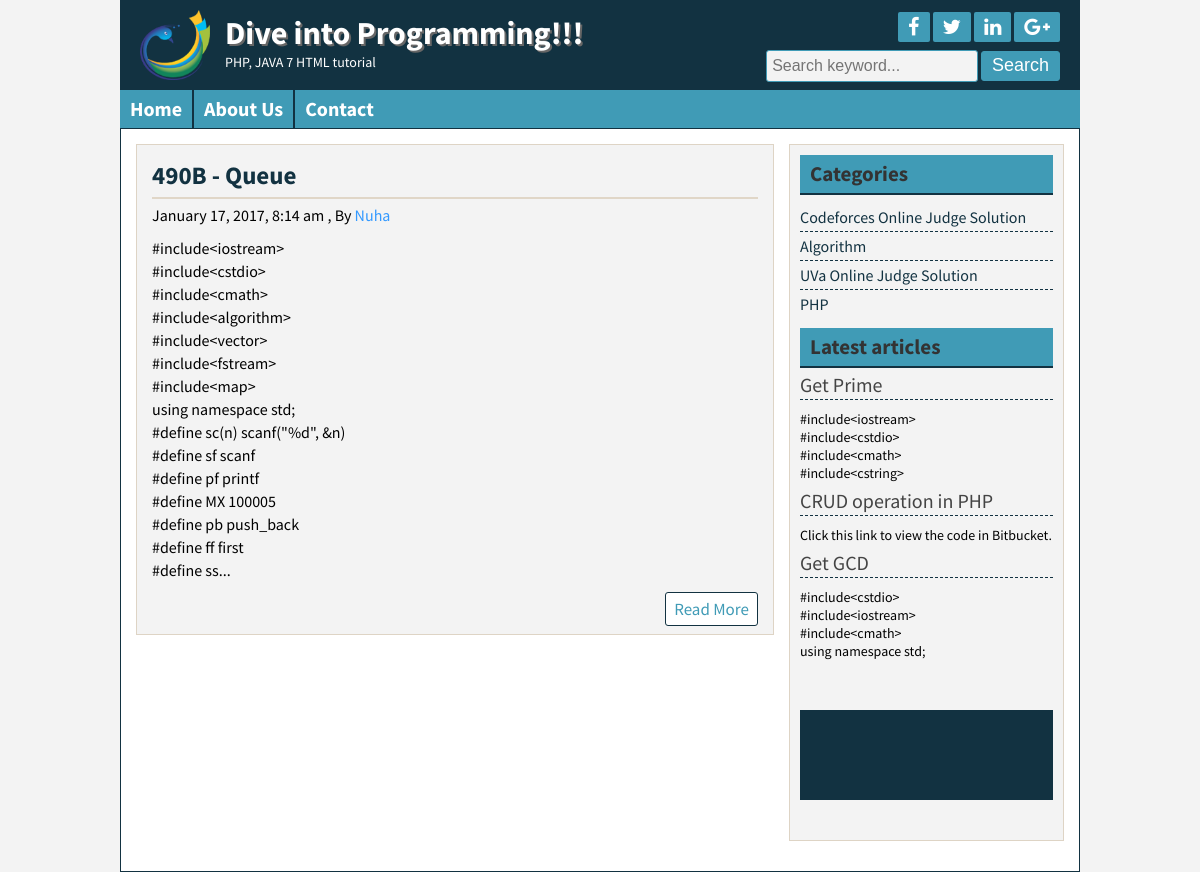
Page /Blog/posts.php?category=8 on the committed database.
### tables this page shows
CREATE TABLE `title_slogan` (
  `id` int(11) NOT NULL,
  `title` varchar(255) NOT NULL,
  `slogan` varchar(255) NOT NULL,
  `logo` varchar(255) NOT NULL
);

CREATE TABLE `tbl_social` (
  `id` int(11) NOT NULL,
  `fb` varchar(255) NOT NULL,
  `tw` varchar(255) NOT NULL,
  `ln` varchar(255) NOT NULL,
  `gp` varchar(255) NOT NULL
);

CREATE TABLE `tbl_page` (
  `id` int(11) NOT NULL,
  `name` varchar(255) NOT NULL,
  `body` text NOT NULL
);

CREATE TABLE `tbl_post` (
  `id` int(11) NOT NULL,
  `cat` int(11) NOT NULL,
  `title` varchar(255) NOT NULL,
  `body` text NOT NULL,
  `author` varchar(50) NOT NULL,
  `tags` varchar(255) NOT NULL,
  `date` timestamp NOT NULL DEFAULT CURRENT_TIMESTAMP
);

CREATE TABLE `tbl_catagory` (
  `id` int(11) NOT NULL,
  `name` varchar(50) NOT NULL
);

### Blog/lib/Database.php (called while the page is built, shortened)
<?php
Class Database{
	public $host   = DB_HOST;
	public $user   = DB_USER;
	public $pass   = DB_PASS;
	public $dbname = DB_NAME;
	public $link;
	private function connectDB(){
	$this->link = new mysqli($this->host, $this->user, $this->pass, $this->dbname);
 }
	public function select($query){
		$result = $this->link->query($query) or die($this->link->error.__LINE__);
		if($result->num_rows > 0){
			return $result;
		} else {
			return false;
		}
	}
}

### Blog/helpers/format.php (called while the page is built, shortened)
<?php
    class Format{
        public function formatDate($date){
           return date('F j, Y, g:i a', strtotime($date));
        }
        public function textShorten($text, $limit=400){
            $text = $text. " ";
            $text = substr($text, 0, $limit);
            $text = substr($text, 0, strrpos($text, ' '));
            $text = $text. "...";
            return $text;
        }
    }
?>

### Blog/posts.php (the view)
<?php
    include 'inc/header.php';
?>
<?php
    if ( !isset($_GET['category']) || $_GET['category'] == NULL ) {
        header("Location: 404.php");
    }else {
        $id = $_GET['category'];
    }
?>
<div class="contentsection contemplete clear">
    <div class="maincontent clear">
    <?php
        $query = "SELECT * FROM tbl_post where cat=$id";
        $post = $db->select($query);
        if ($post) {
            while ($result = $post->fetch_assoc()) {
    ?>
        <div class="samepost clear">
            <h2>
                <a href="post.php?id=<?php echo $result['id']; ?>"> <?php echo $result['title']; ?> </a>
            </h2>
            <h4>
                <?php echo $fm->formatDate($result['date']); ?> , By
                <a href="#"> <?php echo $result['author']; ?> </a>
            </h4>
            <?php echo $fm->textShorten($result['body']); ?>
            <div class="readmore clear">
                <a href="post.php?id=<?php echo $result['id']; ?>"> Read More </a>
            </div>
        </div>
        <?php } } else { ?>
            <h3> No post is available in this category! </h3>
        <?php  } ?>
<?php
    include 'inc/sidebar.php';
?>
<?php
    include 'inc/footer.php';
?>

### Blog/inc/header.php (shortened to what this page needs)
<?php
    include 'lib/Database.php';
    include 'helpers/format.php';
?>
<?php
    $db = new Database();
    $fm = new Format();
?>
<!DOCTYPE html>
<html>
<head>
    <link rel="stylesheet" href="font-awesome-4.5.0/css/font-awesome.css">
    <link rel="stylesheet" href="css/nivo-slider.css" type="text/css" media="screen" />
    <link rel="stylesheet" href="style.css">
</head>
<body>
    <div class="headersection templete clear">
        <a href="index.php">
            <div class="logo">
            <?php
                $query = "SELECT * FROM title_slogan WHERE id='1'";
                $blog_title = $db->select($query);
                if ($blog_title) {
                    while ( $result = $blog_title->fetch_assoc()) {
            ?>
                <img src="admin/<?php echo $result['logo'];?>" alt="Logo"/>
                <h2> <?php echo $result['title'];?> </h2>
                <p>  <?php echo $result['slogan'];?> </p>
            <?php } } ?>
            </div>
        </a>
        <div class="social clear">
            <div class="icon clear">
            <?php
                $query = "SELECT * FROM tbl_social WHERE id='1'";
                $socialmedia = $db->select($query);
                if ($socialmedia) {
                    while ( $result = $socialmedia->fetch_assoc()) {
            ?>
                <a href="<?php echo $result['fb']; ?>" target="_blank">
                    <i class="fa fa-facebook"></i></a>
                <a href="<?php echo $result['tw']; ?>" target="_blank">
                    <i class="fa fa-twitter"></i></a>
                <a href="<?php echo $result['ln']; ?>" target="_blank">
                    <i class="fa fa-linkedin"></i></a>
                <a href="<?php echo $result['gp']; ?>" target="_blank">
                    <i class="fa fa-google-plus"></i></a>
            <?php } } ?>
            </div>
            <div class="searchbtn clear">
            <form action="search.php" method="get">
                <input type="text" name="search" placeholder="Search keyword..."/>
                <input type="submit" name="submit" value="Search"/>
            </form>
            </div>
        </div>
    </div>
<div class="navsection templete">
    <?php
        $path = $_SERVER['SCRIPT_FILENAME'];
        $currentpage = basename($path, '.php');
    ?>
    <ul>
        <li><a
        <?php
            if ($currentpage == 'index' ) {
                echo 'id="active"';
            }
        ?>
        href="index.php">Home</a></li>
        <?php
            $query = "SELECT * FROM tbl_page";
            $pages = $db->select($query);
            if ($pages) {
                while ( $result = $pages->fetch_assoc()) {
        ?>
            <li>
            <a
            <?php
            if (isset($_GET['pageid']) && $_GET['pageid'] ==  $result['id'] ) {
                 echo 'id="active"';
             }
            ?>
                href="page.php?pageid=<?php echo $result['id'];?>">
                <?php echo $result['name'];?> </a>
            </li>
        <?php } } ?>
        <li><a
        <?php
            if ($currentpage == 'contact' ) {
                echo 'id="active"';
            }
        ?>
        href="contact.php">Contact</a></li>
    </ul>
</div>

### Blog/inc/sidebar.php (shortened to what this page needs)
</div>
<div class="sidebar clear">
    <div class="samesidebar clear">
        <h2>Categories</h2>
            <ul>
            <?php
                $query = "select * from tbl_catagory";
                $category = $db->select($query);
                if ($category) {
                    while ($result =  $category->fetch_assoc()) {
            ?>
            <li>
                <a href="posts.php?category=<?php echo $result['id']; ?>"> <?php echo $result['name']; ?>
                </a>
            </li>
            <?php } } else{ ?>
            <li> No Catagory created </li>
            <?php } ?>
            </ul>
    </div>
    <div class="samesidebar clear">
        <h2>Latest articles</h2>
        <?php
        $query = "SELECT * FROM tbl_post limit 3";
        $post = $db->select($query);
        if ($post) {
            while ($result = $post->fetch_assoc()) {
        ?>
            <div class="popular clear">
                <h3>
                    <a href="post.php?id=<?php echo $result['id']; ?>"><?php echo $result['title']; ?></a>
                </h3>
                 <?php echo $fm->textShorten($result['body'], 120); ?>
            </div>
        <?php } } else {
            header("Location:404.php");
        }
        ?>
    </div>
</div>

### Blog/style.css (style rules this page uses)
* { margin:0;padding:0;outline:0 }
body { font-family: 'Source Sans Pro', sans-serif; font-size:14px;line-height:18px; color:#000 ; background-color: #F3F3F3; }
.templete { width:960px;margin:0 auto; }
.contemplete { margin: 0 auto; width: 928px; }
.clear { overflow:hidden; }
input[type="text"], input[type="email"] { border: 1px solid #cfc5b6; border-radius: 3px; margin-bottom: 5px; padding: 5px; width: 300px; }
input[type="submit"] { background: #409BB6 none repeat scroll 0 0; border: 1px solid #123241; color: #fff; cursor: pointer; font-size: 20px; padding: 1px 10px; }
.headersection { background: #123241 none repeat scroll 0 0; color: #fff; }
.logo { float: left; width: 580px; }
.logo img { float: left; margin-right: 15px; padding-bottom: 10px; padding-left: 20px; padding-top: 10px; width: 70px; }
.logo h2 { color: #fff; font-size: 32px; margin-bottom: 11px; margin-top: 24px; text-shadow: 2px 2px 0 #666; }
.logo p { color:#fff; }
.social { float: right; margin-right: 20px; margin-top: 12px; text-align: right; width: 360px; }
.icon { float: right; }
.icon a { background: #409BB6 none repeat scroll 0 0; border-radius: 2px; color: #fff; display: block; float: left; font-size: 20px; margin-left: 3px; padding: 5px 10px; }
.searchbtn { float: right; margin-top: 8px; }
.searchbtn input[type="text"] { border: 1px solid #409BB6; width: 200px; background: #F3F3F3; font-size: 16px; height: 20px; }
.searchbtn input[type="submit"] { border: 1px solid #409BB6; background-color: #409BB6; border-radius: 3px; font-size: 18px; height: 30px; padding-left: 10px; padding-right: 10px; padding-top: 0; cursor: pointer; }
.navsection { background: none repeat scroll 0 0 #409BB6; min-height: 38px; }
.navsection ul { margin:0;padding:0;list-style:none; }
.navsection ul li { border-left: 1px solid #123241; border-right: 1px solid #123241; display: block; float: left; position:relative; }
.navsection ul li:first-child { border-left: 0px solid #123241; }
.navsection ul li:last-child { border-right: 0px solid #123241; }
.navsection ul li a { color: #fff; display: block; font-size: 20px; font-weight: bold; padding: 10px; text-decoration: none; }
.contentsection { background: #ffffff none repeat scroll 0 0; border: 1px solid #123241; padding: 15px; }
.maincontent { background: #F3F3F3 none repeat scroll 0 0; border: 1px solid #ded4c5; float: left; margin: 0 15px 15px 0; padding: 8px 15px; width: 606px; }
.samepost { font-weight: normal; font-size: 16px; line-height: 24px; text-align: justify; }
.samepost h2, .about h2 { border-bottom: 2px solid #e0d6c7; color: #123241; font-size: 25px; margin-bottom: 4px; padding: 10px 10px 10px 0; }
.samepost h2 a { color: #123241; text-decoration: none; }
.samepost h4,.about h4 { font-weight: normal; margin-bottom: 10px; margin-top: 0; }
.samepost h4 a, .about h4 a { text-decoration:none;color:#3399FF; }
.samepost p { font-size: 16px; line-height: 23px; text-align: justify; }
.readmore { float: right; margin-top: 10px; }
.readmore a { background: #fff none repeat scroll 0 0; border: 1px solid #123241; border-radius: 3px; color: #409BB6; display: block; font-size: 17px; padding: 4px 8px; text-decoration: none; }
.sidebar { background: #F3F3F3 none repeat scroll 0 0; border: 1px solid #ded4c5; float: right; margin-bottom: 15px; margin-top: 0; padding: 10px; width: 253px; }
.samesidebar { margin-bottom: 10px; }
.samesidebar h2 { background: #409bb6 none repeat scroll 0 0; border-bottom: 2px solid #123241; color: #333; margin-bottom: 8px; padding: 10px; }
.samesidebar ul { padding:0;margin:0;list-style:none; }
.samesidebar ul li { border-bottom: 1px dashed #123241; font-size: 16px; padding: 5px 8px 5px 0; }
.samesidebar ul li:last-child { border-bottom: 0px dashed #123241; }
.samesidebar ul li a { color: #123241; text-decoration: none; }
.samesidebar p { margin-bottom: 10px; }
.popular { margin-bottom: 20px; }
.popular h3 { border-bottom: 1px dashed #123241; font-size: 20px; font-weight: normal; margin-bottom: 10px; padding-bottom: 5px; }
.popular h3 a { text-decoration:none;color:#444 }

### rows in the picture
title_slogan: logo (picture), title "Dive into Programming!!!", slogan "PHP, JAVA 7 HTML tutorial"
tbl_page: name "About Us"
tbl_post: title "490B - Queue", date "January 17, 2017, 8:14 am", author "Nuha", body "#include<iostream> #include<cstdio> #include<cmath> #include<algorithm> #include<vector> #include<fstream> #include<map> using namespace std; #define sc(n) scanf(\"%d\", &n) #define sf scanf #define pf printf #define MX 100005 #define pb push_back #define ff first #define ss..."
tbl_catagory: name "Codeforces Online Judge Solution"
tbl_catagory: name "Algorithm"
tbl_catagory: name "UVa Online Judge Solution"
tbl_catagory: name "PHP"
tbl_post: title "Get Prime", body "#include<iostream> #include<cstdio> #include<cmath> #include<cstring>"
tbl_post: title "CRUD operation in PHP", body "Click this link to view the code in Bitbucket."
tbl_post: title "Get GCD", body "#include<cstdio> #include<iostream> #include<cmath> using namespace std;"
